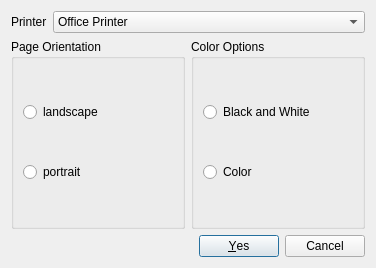
<?xml version="1.0" encoding="UTF-8"?>
<ui version="4.0">
 <class>Dialog</class>
 <widget class="QDialog" name="Dialog">
  <property name="geometry">
   <rect>
    <x>0</x>
    <y>0</y>
    <width>376</width>
    <height>268</height>
   </rect>
  </property>
  <property name="windowTitle">
   <string>Print Settings</string>
  </property>
  <layout class="QVBoxLayout" name="verticalLayout_3">
   <item>
    <layout class="QHBoxLayout" name="horizontalLayout_2">
     <item>
      <widget class="QLabel" name="label">
       <property name="text">
        <string>Printer</string>
       </property>
      </widget>
     </item>
     <item>
      <widget class="QComboBox" name="comboBox">
       <property name="sizePolicy">
        <sizepolicy hsizetype="Expanding" vsizetype="Fixed">
         <horstretch>0</horstretch>
         <verstretch>0</verstretch>
        </sizepolicy>
       </property>
       <item>
        <property name="text">
         <string>Office Printer</string>
        </property>
       </item>
       <item>
        <property name="text">
         <string>School Printer</string>
        </property>
       </item>
      </widget>
     </item>
    </layout>
   </item>
   <item>
    <layout class="QHBoxLayout" name="horizontalLayout">
     <item>
      <widget class="QGroupBox" name="groupBox">
       <property name="title">
        <string>Page Orientation</string>
       </property>
       <layout class="QVBoxLayout" name="verticalLayout">
        <item>
         <widget class="QRadioButton" name="radioButton">
          <property name="text">
           <string>landscape</string>
          </property>
         </widget>
        </item>
        <item>
         <widget class="QRadioButton" name="radioButton_2">
          <property name="text">
           <string>portrait</string>
          </property>
         </widget>
        </item>
       </layout>
      </widget>
     </item>
     <item>
      <widget class="QGroupBox" name="groupBox_2">
       <property name="title">
        <string>Color Options</string>
       </property>
       <layout class="QVBoxLayout" name="verticalLayout_2">
        <item>
         <widget class="QRadioButton" name="radioButton_3">
          <property name="text">
           <string>Black and White</string>
          </property>
         </widget>
        </item>
        <item>
         <widget class="QRadioButton" name="radioButton_4">
          <property name="text">
           <string>Color</string>
          </property>
         </widget>
        </item>
       </layout>
      </widget>
     </item>
    </layout>
   </item>
   <item>
    <layout class="QHBoxLayout" name="horizontalLayout_3">
     <item>
      <spacer name="horizontalSpacer">
       <property name="orientation">
        <enum>Qt::Horizontal</enum>
       </property>
       <property name="sizeHint" stdset="0">
        <size>
         <width>48</width>
         <height>20</height>
        </size>
       </property>
      </spacer>
     </item>
     <item>
      <widget class="QDialogButtonBox" name="buttonBox">
       <property name="standardButtons">
        <set>QDialogButtonBox::Cancel|QDialogButtonBox::Yes</set>
       </property>
       <property name="centerButtons">
        <bool>false</bool>
       </property>
      </widget>
     </item>
    </layout>
   </item>
  </layout>
 </widget>
 <resources/>
 <connections/>
</ui>
